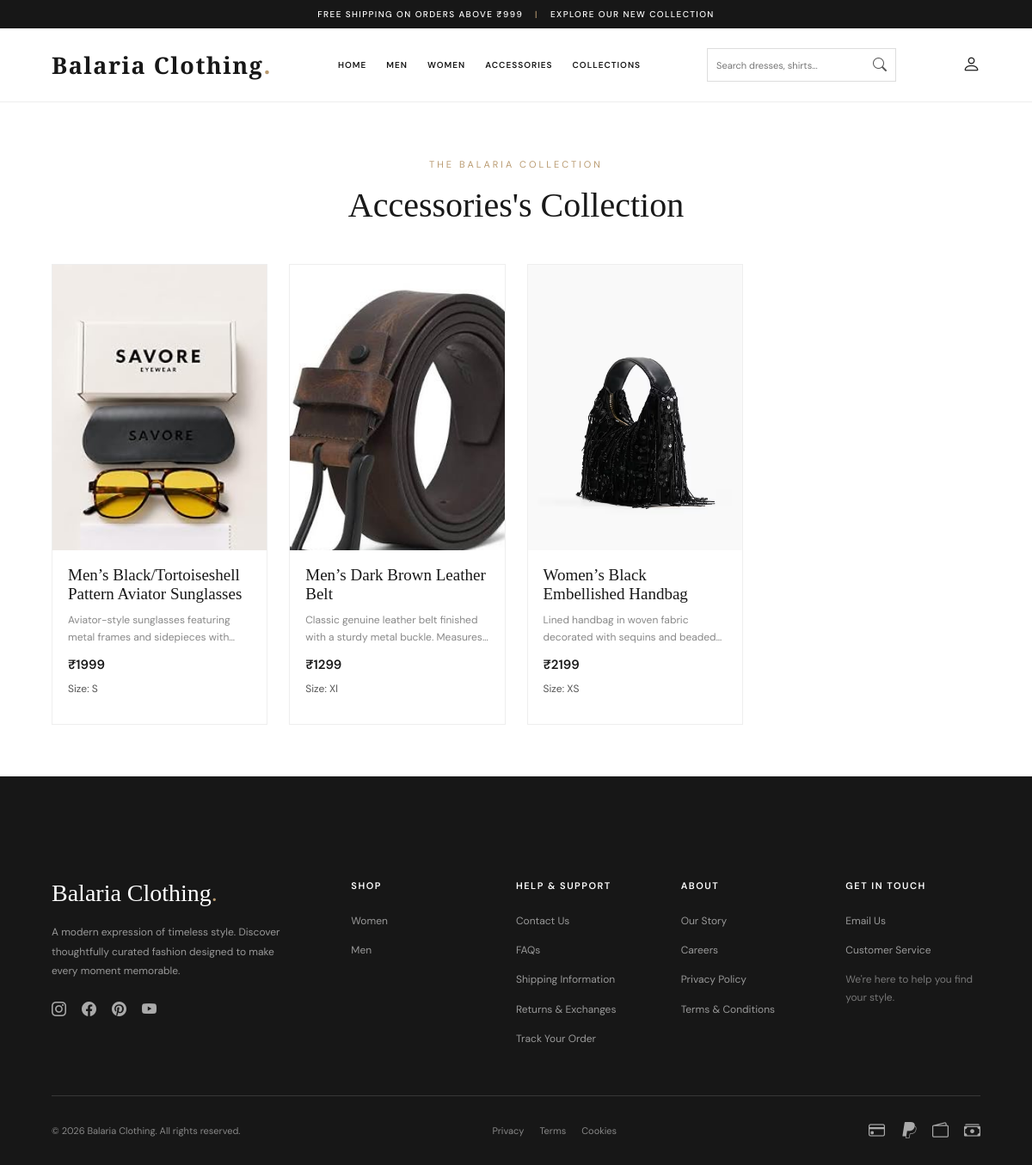
Screenshot of /accessories/ with the database file from the repository.
### home/models.py (models this page shows, shortened)
class Product(models.Model):
    name=models.CharField(max_length=120)
    price=models.IntegerField()
    description=models.TextField()
    img=models.ImageField(upload_to='product/')
    categorie=models.ForeignKey(Categorie,on_delete=models.CASCADE)
    size=models.ForeignKey(Size,on_delete=models.CASCADE)

class Size(models.Model):
    name=models.CharField(max_length=5)
    def __str__(self):
        return self.name

### home/views.py (the view)
# urls.py: path('accessories/',accessoriepage),
def accessoriepage(request):
    products=Product.objects.filter(categorie_id=3)
    return render(request,'accessories.html',{'products':products})

### templates/accessories.html (shortened to what this page needs)
{% extends 'base.html' %}
{% load static %}
{% block styles %}
<link rel="stylesheet" href="{% static 'css/men.css' %}">
{% endblock %}
{% block content %}
<section class="men-section">
    <div class="men-heading">
        <span>THE BALARIA COLLECTION</span>
        <h1>Accessories's Collection</h1>
    </div>
    <div class="men-product-grid">
        {% for product in products %}
        <div class="men-product-card">
            <div class="men-product-image">
                {% if product.img %}
                <img src="{{ product.img.url }}" alt="{{ product.name }}">
                {% endif %}
            </div>
            <div class="men-product-details">
                <h3>{{ product.name }}</h3>
                <p class="product-description">
                    {{ product.description }}
                </p>
                <p class="product-price">₹{{ product.price }}</p>
                <p class="product-size">
                    Size: {{ product.size }}
                </p>
            </div>
        </div>
        {% empty %}
        <div class="empty-products">
            <h3>Collection Coming Soon</h3>
        </div>
        {% endfor %}
    </div>
</section>
{% endblock %}

### static/css/base.css (style rules this page uses)
* { margin: 0; padding: 0; box-sizing: border-box; }
body { font-family: 'DM Sans', sans-serif; background: #ffffff; color: #171717; }

### static/css/men.css (style rules this page uses)
.men-section { padding: 60px 5%; background: #ffffff; }
.men-heading { text-align: center; margin-bottom: 45px; }
.men-heading span { color: #b99a70; font-size: 11px; letter-spacing: 3px; }
.men-heading h1 { margin-top: 15px; font-family: 'Playfair Display', serif; font-size: 40px; font-weight: 400; color: #191919; }
.men-product-grid { display: grid; grid-template-columns: repeat(4, minmax(0, 1fr)); gap: 25px; align-items: stretch; }
.men-product-card { display: flex; flex-direction: column; height: 100%; border: 1px solid #eeeeee; background: #ffffff; }
.men-product-image { width: 100%; aspect-ratio: 3 / 4; overflow: hidden; background: #f5f3ef; flex-shrink: 0; }
.men-product-image img { width: 100%; height: 120%; display: block; object-fit: cover; object-position: center; }
.men-product-details { display: flex; flex-direction: column; flex: 1; padding: 18px; }
.men-product-details h3 { margin-bottom: 10px; font-family: 'Playfair Display', serif; font-size: 19px; font-weight: 500; color: #191919; }
.product-description { margin-bottom: 12px; color: #888888; font-size: 12px; line-height: 1.6; display: -webkit-box; -webkit-line-clamp: 2; -webkit-box-orient: vertical; overflow: hidden; text-overflow: ellipsis; }
.product-price { margin-bottom: 10px; color: #191919; font-size: 15px; font-weight: 600; }
.product-size { margin-bottom: 15px; color: #555555; font-size: 12px; }

### rows the page displays
Product: img (picture), name "Men’s Black/Tortoiseshell Pattern Aviator Sunglasses", description "Aviator-style sunglasses featuring metal frames and sidepieces…", price "1999", size "S"
Product: img (picture), name "Men’s Dark Brown Leather Belt", description "Classic genuine leather belt finished with a sturdy metal buckle.…", price "1299", size "Xl"
Product: img (picture), name "Women’s Black Embellished Handbag", description "Lined handbag in woven fabric decorated with sequins and…", price "2199", size "XS"
